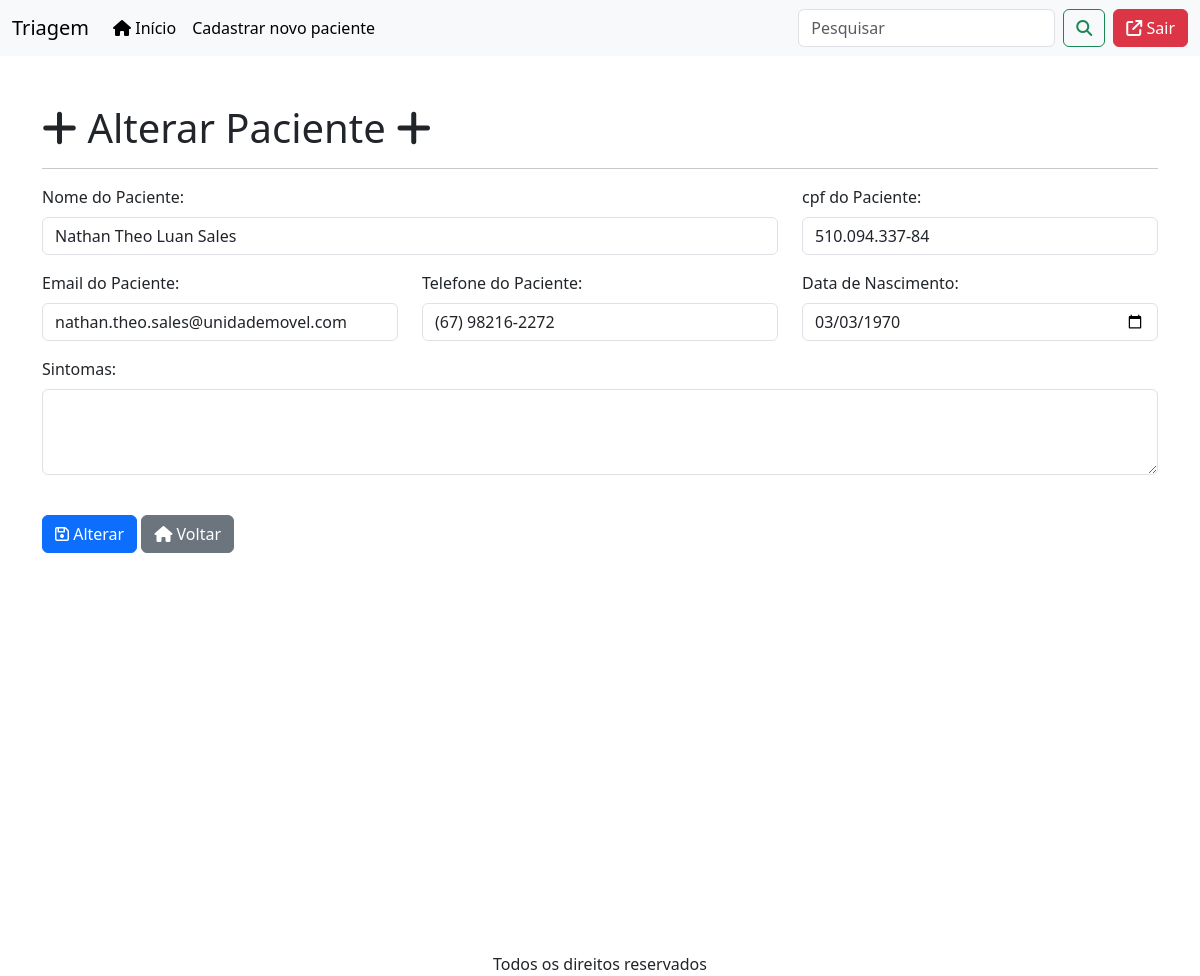
Page /alterarPaciente/4 (signed in) on the earlier database version.
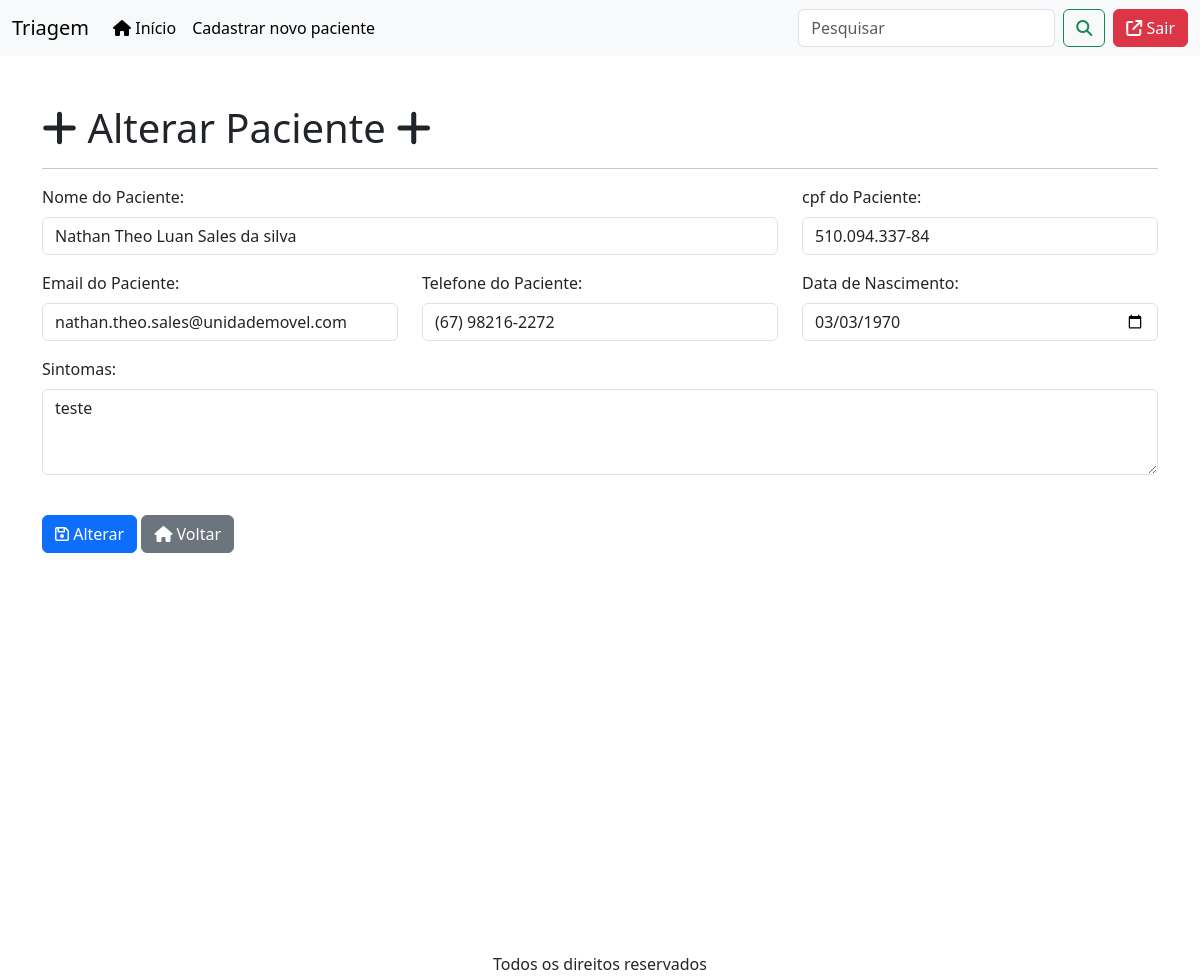
Same page on the later database version.
### apps/crud/models.py (models this page shows, shortened)
class Paciente(models.Model):
    codigo_paciente = models.AutoField(primary_key=True)
    nome = models.CharField(null=False, blank=False)
    cpf = models.CharField(max_length=14, unique=True, null=False, blank=False)
    email = models.EmailField(unique=True, null=False, blank=False)
    telefone = models.CharField(max_length=15, null=False, blank=False)
    data_nascimento = models.DateField(null=False, blank=False)
    sintomas = models.TextField(null=True, blank=True)

### apps/crud/views.py (the view)
# urls.py: path('alterarPaciente/<int:codigo_paciente>', views.alterar_paciente, name='alterar_paciente'),
@login_required
def alterar_paciente(request, codigo_paciente):
    paciente = Paciente.objects.get(codigo_paciente=codigo_paciente)
    if request.method == 'POST':
        form = PacienteForm(request.POST, instance=paciente)
        if form.is_valid():
            form.save()
            return redirect('index')
    else:
        form = PacienteForm(instance=paciente)
    return render(request, 'alterar_dados.html', {'form': form, 'paciente': paciente})

### apps/crud/templates/alterar_dados.html (shortened to what this page needs)
{% extends 'base-crud.html' %}
{% load static %}
{% block content %}
    <h1 class="mt-5"> <i class="fa-solid fa-plus"></i>
    Alterar Paciente
    <i class="fa-solid fa-plus"></i>
    </h1>
<hr>
<form action="{% url 'alterar_paciente' paciente.codigo_paciente %}" method="post">
    {% include 'includes/form.html' %}
    <div class="row">
        <div class="mt-4">
            <button type="submit" class="btn btn-primary">
                 <i class="fa-regular fa-floppy-disk"></i> Alterar
            </button>
             <a href="{% url 'index' %}" class="btn btn-secondary">
                <i class="fa-solid fa-house"></i> Voltar
            </a>
        </div>
    </div>
</form>
{% endblock %}

### apps/crud/templates/includes/form.html (shortened to what this page needs)
<div class="row" mt-5>
    <div class="col-12 col-md-8 mb-3">
        <label for="{{ form.nome.id_for_label }}" class="form-label">Nome do Paciente:</label>
        {{ form.nome }}
    </div>
    <div class="col-12 col-md-6 col-lg-4 mb-3">
        <label for="{{ form.cpf.id_for_label }}" class="form-label">cpf do Paciente:</label>
        {{ form.cpf }}
    </div>
    <div class="col-12 col-md-8 col-lg-4 mb-3">
        <label for="{{ form.email.id_for_label }}" class="form-label">Email do Paciente:</label>
        {{ form.email }}
    </div>
    <div class="col-12 col-md-6 col-lg-4 mb-3">
        <label for="{{ form.telefone.id_for_label }}" class="form-label">Telefone do Paciente:</label>
        {{ form.telefone }}
    </div>
    <div class="col-12 col-md-6 col-lg-4 mb-3">
        <label for="{{ form.data_nascimento.id_for_label }}" class="form-label">Data de Nascimento:</label>
        {{ form.data_nascimento }}
    </div>
    <div class="col-12  mb-3">
        <label for="{{ form.sintomas.id_for_label }}" class="form-label">Sintomas:</label>
        {{ form.sintomas }}
    </div>
</div>

Differences in the rows shown:
changed Paciente "nathan.theo.sales@unidademovel.com": nome "Nathan Theo Luan Sales" → "Nathan Theo Luan Sales da silva"; sintomas (not shown) → "teste"
